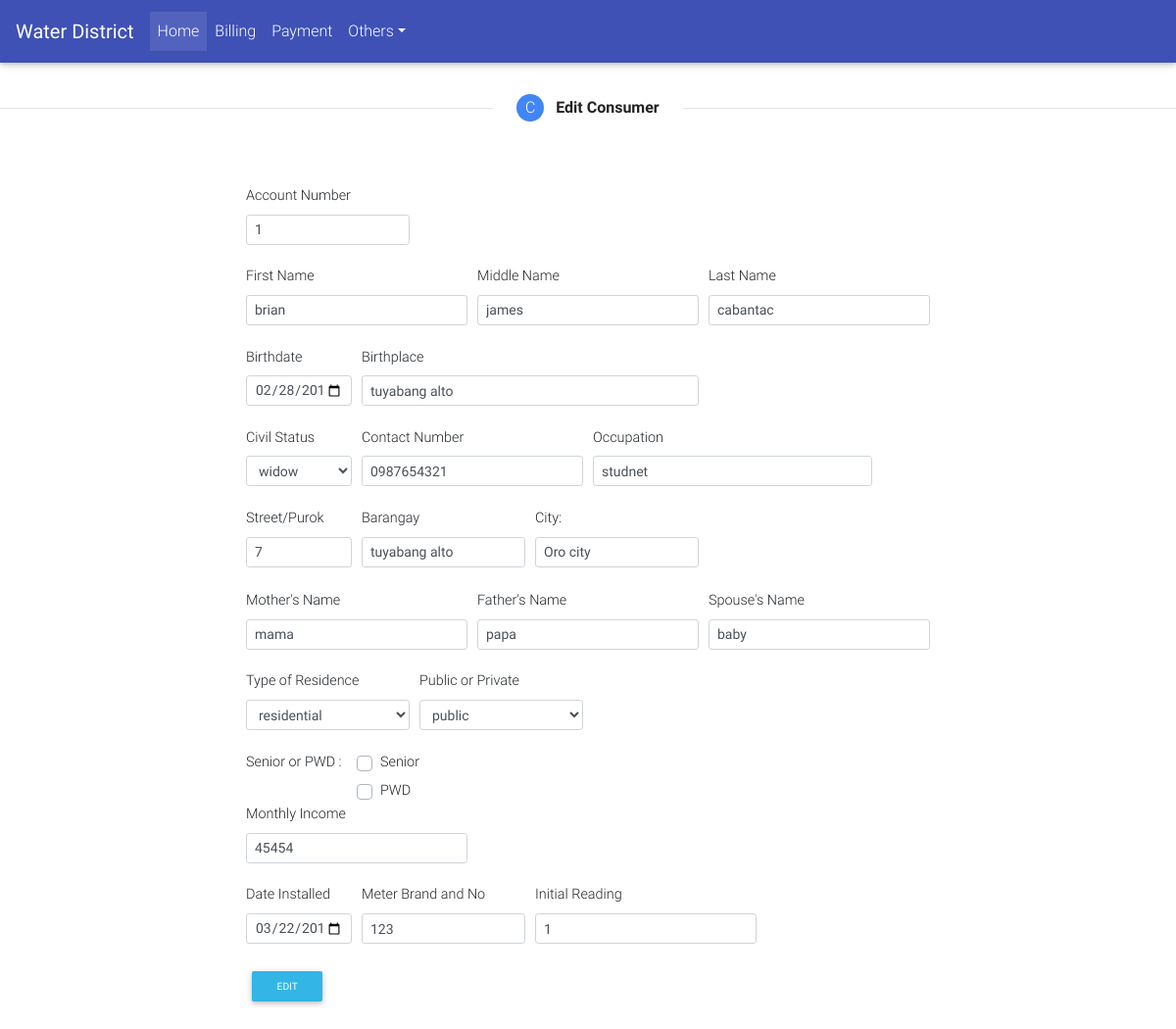
/edit.php?edit=1, run on the app's committed database.
### tables this page shows
CREATE TABLE `consumer1` (
  `consumer_id` int(11) NOT NULL,
  `account_no` int(11) NOT NULL,
  `fname` varchar(100) NOT NULL,
  `mname` varchar(100) NOT NULL,
  `lname` varchar(100) NOT NULL,
  `bdate` date NOT NULL,
  `bplace` varchar(100) NOT NULL,
  `cstatus` varchar(100) NOT NULL,
  `cnum` varchar(100) NOT NULL,
  `occupation` varchar(100) NOT NULL,
  `momname` varchar(100) NOT NULL,
  `dadname` varchar(100) NOT NULL,
  `spousename` varchar(100) NOT NULL,
  `streetname` varchar(100) NOT NULL,
  `barangayname` varchar(100) NOT NULL,
  `cityname` varchar(100) NOT NULL,
  `resicom` varchar(100) NOT NULL,
  `pubpriv` varchar(10) NOT NULL,
  `senior` varchar(100) NOT NULL,
  `pwd` varchar(100) NOT NULL,
  `monthincome` decimal(10,0) NOT NULL,
  `dateinstalled` date NOT NULL,
  `meterbrandno` varchar(100) NOT NULL,
  `initread` varchar(100) NOT NULL
);

### edit.php (the view, shortened to what this page needs)
<?php
include('server.php');
	if (isset($_GET['edit'])) {
		$account_no = $_GET['edit'];
		$record = mysqli_query($db, "SELECT * FROM consumer1 WHERE account_no=$account_no");
			$n = mysqli_fetch_array($record);
			$account_no=$n['account_no'];
			$fname= $n['fname'];
			$mname=$n['mname'];
			$lname= $n['lname'];
			$bdate=$n['bdate'];
			$bplace= $n['bplace'];
			$cstatus=$n['cstatus'];
			$cnum= $n['cnum'];
			$occupation = $n['occupation'];
			$momname=$n['momname'];
			$dadname= $n['dadname'];
			$spousename = $n['spousename'];
			$streetname=$n['streetname'];
			$barangayname= $n['barangayname'];
			$cityname=$n['cityname'];
			$resicom= $n['resicom'];
			$pubpriv=$n['pubpriv'];
			$monthincome=$n['monthincome'];
			$dateinstalled = $n['dateinstalled'];
			$meterbrandno=$n['meterbrandno'];
			$initread= $n['initread'];
		}
?>
<!DOCTYPE html>
<html>
<head>
  <link href="css/bootstrap.min.css" rel="stylesheet">
  <link href="css/mdb.min.css" rel="stylesheet">
  <link href="css/style.css" rel="stylesheet">
</head>
<body>
<form method="post" action="server.php"/>
<header>
  <nav class="navbar fixed-top navbar-expand-lg navbar-dark indigo scrolling-navbar">
    <a class="navbar-brand" href="#"><strong>Water District</strong></a>
    <div class="collapse navbar-collapse" id="navbarSupportedContent">
      <ul class="navbar-nav mr-auto">
        <li class="nav-item active">
          <a class="nav-link" href="home.php">Home</a>
        </li>
        <li class="nav-item">
          <a class="nav-link" href="billing.php">Billing</a>
        </li>
        <li class="nav-item">
          <a class="nav-link" href="resicom.php">Payment</a>
        </li>
        <li class="nav-item dropdown">
        <a class="nav-link dropdown-toggle" id="navbarDropdownMenuLink" data-toggle="dropdown" aria-haspopup="true"
          aria-expanded="false">Others</a>
      </li>
	 </ul>
    </div>
  </nav>
</header>
<br>
<div class="row">
  <div class="col-md-12">
    <ul class="stepper stepper-horizontal">
      <li>
      </li>
      <li class="active">
        <a href="edit.php">
          <span class="circle">C</span>
          <span class="label">Edit Consumer</span>
        </a>
      </li>
      <li>
      </li>
    </ul>
  </div>
</div>
<center>
<table width="700px">
<td>
	<div class="form-row">
		<div class="col-md-3">
			<label>Account Number </label>
			<input  class="form-control form-control-sm" type="text" name="account_no" value="<?php echo $account_no; ?>"/></br>
		</div>
	</div>
	<div class="form-row">
		<div class="col-md-4">
			<label>First Name  </label>
			<input  class="form-control form-control-sm" type="text" name="fname" value="<?php echo $fname; ?>"/>
		</div>
		<div class="col-md-4">
			<label>Middle Name </label>
			<input  class="form-control form-control-sm" type="text" name="mname" value="<?php echo $mname; ?>"/></br>
		</div >
		<div class="col-md-4">
		<label>Last Name </label>
		<input  class="form-control form-control-sm" type="text" name="lname" value="<?php echo $lname; ?>"/></br>
		</div>
	</div>
	<div class="form-row">
		<div class="col-md-2">
			<label>Birthdate </label>
			<input  class="form-control form-control-sm" type="date" name="bdate"  value="<?php echo $bdate; ?>"/></br>
		</div>
		<div class="col-md-6">
			<label>Birthplace  </label>
			<input  class="form-control form-control-sm" type="text" name="bplace"  value="<?php echo $bplace; ?>"/></br>
		</div>
	</div>
	<div class="form-row">
		<div class="col-md-2">
			<label>Civil Status  </label>
				<select name="cstatus" class="form-control form-control-sm">
					<option value="<?php echo $cstatus; ?>"><?php echo $cstatus; ?></option>
				</select>
		</div>
		<div class="col-md-4">
			<label>Contact Number </label>
			<input  class="form-control form-control-sm" type="text" name="cnum"  value="<?php echo $cnum; ?>"/></br>
		</div>
		<div class="col-md-5">
			<label>Occupation  </label>
			<input  class="form-control form-control-sm" type="text" name="occupation"value="<?php echo $occupation; ?>"/></br>
		</div>
	</div>
	<div class="form-row">
		<div class="col-md-2">
			<label>Street/Purok  </label>
			<input class="form-control form-control-sm" type="text" name="streetname" value="<?php echo $streetname; ?>"/></br>
		</div>
		<div class="col-md-3">
			<label>Barangay </label>
			<input class="form-control form-control-sm" type="text" name="barangayname" value="<?php echo $barangayname; ?>"/></br>
		</div>
		<div class="col-md-3">
			<label>City: </label>
			<input class="form-control form-control-sm" type="text" name="cityname" value="<?php echo $cityname; ?>"/></br>
		</div>
	</div>
</td>
</table>
<table width="700px">
<td>
	<div class="form-row">
		<div class="col-md-4">
			<label>Mother's Name  </label>
			<input  class="form-control form-control-sm" type="text" name="momname"  value="<?php echo $momname; ?>"/></br>
		</div>
		<div class="col-md-4">
		<label>Father's Name  </label>
		<input  class="form-control form-control-sm" type="text" name="dadname" value="<?php echo $dadname; ?>"/></br>
		</div>
		<div class="col-md-4">
		<label>Spouse's Name  </label>
		<input  class="form-control form-control-sm" type="text" name="spousename" value="<?php echo $spousename; ?>"/></br>
		</div>
	</div>
	<div class="form-row">
		<div class="col-md-3">
			<label>Type of Residence  </label>
				<select class="form-control form-control-sm" name="resicom">
					<option value="<?php echo $resicom; ?>"><?php echo $resicom; ?></option>
				</select> </br>
		</div>
		<div class="col-md-3">
			<label>Public or Private  </label>
				<select class="form-control form-control-sm" name="pubpriv">
				<option value="<?php echo $pubpriv; ?>"><?php echo $pubpriv; ?></option>
				</select> </br>
		</div>
	</div>
	<div class="form-row">
			<div class="col-md-2">
				<label >Senior or PWD : </label>
			</div>
			<div class="custom-control custom-checkbox custom-control-inline">
			  <label class="custom-control-label" for="defaultInline1">Senior</label>
			</div>
	</div>
	<div class="form-row">
			<div class="col-md-2">
			</div>
			<div class="custom-control custom-checkbox custom-control-inline">
			  <label class="custom-control-label" for="defaultInline2">PWD</label>
			</div>
	</div>
	<div class="form-row">
		<div class="col-md-4">
			<label>Monthly Income  </label>
			<input class="form-control form-control-sm" type="number" name="monthincome" placeholder="₱" value="<?php echo $monthincome; ?>"/></br>
		</div>
	</div>
	<div class="form-row">
		<div class="col-md-2">
			<label>Date Installed  </label>
			<input class="form-control form-control-sm" type="date" name="dateinstalled" value="<?php echo $dateinstalled; ?>"/></br>
		</div>
		<div class="col-md-3">
			<label>Meter Brand and No </label>
			<input class="form-control form-control-sm" type="text" name="meterbrandno"  value="<?php echo $meterbrandno;?>"/></br>
		</div>
		<div class="col-md-4">
			<label>Initial Reading </label>
			<input class="form-control form-control-sm" type="text" name="initread"  value="<?php echo $initread;?>"/></br>
		</div>
	</div>
	<div class="form-row">
			<div class="col-md-3">
			<input class="btn btn-info btn-rounded btn-sm" type="submit" name="update" value="Edit"></br></br></br>
		</div></br></br></br>
	</div>
</td>
</table>
</center>
</body>
</html>

### data on the page
consumer1: account_no "1", fname "brian", mname "james", lname "cabantac", bdate "02/28/2019", bplace "tuyabang alto", cstatus "widow", cnum "0987654321", streetname "7", barangayname "tuyabang alto", cityname "Oro city", momname "mama", dadname "papa", spousename "baby", resicom "residential", pubpriv "public", monthincome "45454", dateinstalled "03/22/2019", meterbrandno "123", initread "1"
